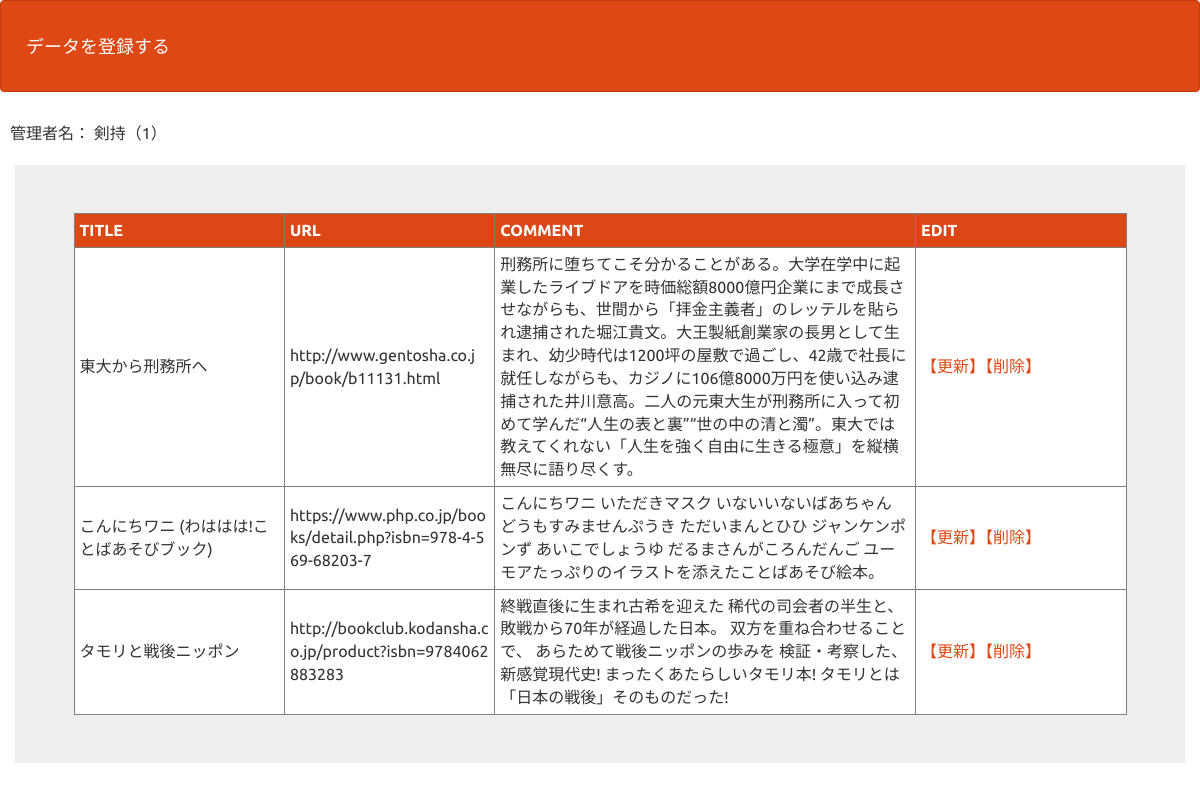
Screenshot of /bm_list_kanri.php (signed in) with the database file from the repository.
### tables this page shows
CREATE TABLE IF NOT EXISTS `gs_bm_table` (
`id` int(12) NOT NULL,
  `name` varchar(64) NOT NULL,
  `url` text NOT NULL,
  `comment` text NOT NULL,
  `date` datetime NOT NULL
);

### bm_list_kanri.php (the view, shortened to what this page needs)
<?php
$pdo = db_con();
$stmt = $pdo->prepare("SELECT * FROM gs_bm_table");
$status = $stmt->execute();
$karni_flg = $_SESSION["kanri_flg"];
$view="";
if($status==false){
  $error = $stmt->errorInfo();
  exit("ErrorQuery:".$error[2]);
}else if($karni_flg==1){
  while( $result = $stmt->fetch(PDO::FETCH_ASSOC)){
      $view .= '<tr style="background:#fff;">';
      $view .= '<td style="padding:5px;">';
      $view .= $result["name"];
      $view .= '</td>';
      $view .= '<td style="padding:5px;">';
      $view .= $result["url"];
      $view .= '</td>';
      $view .= '<td style="padding:5px;">';
      $view .= $result["comment"];
      $view .= '</td>';
      $view .= '<td style="padding:5px;">';
      $view .= '<a href="bm_update_view.php?id='. $result["id"].'">';
      $view .= '【更新】';
      $view .= '</a>';
      $view .= '<a href="bm_delete.php?id='. $result["id"].'">';
      $view .= '【削除】';
      $view .= '</a>';
      $view .= '</td>';
      $view .= '</tr>';
  }
}
?>
    <!DOCTYPE html>
    <html lang="ja">
    <head>
        <link rel="stylesheet" href="css/range.css">
        <link href="css/bootstrap.min.css" rel="stylesheet">
    </head>
    <body id="main">
        <header>
            <nav class="navbar navbar-default">
                <div class="container-fluid">
                    <div class="navbar-header">
                        <a class="navbar-brand" href="index.php">データを登録する</a>
                    </div>
            </nav>
        </header>
        <div>管理者名：
            <?=$_SESSION["name"]?>（<?=$_SESSION["kanri_flg"]?>）</div>
        <div>
            <div class="container jumbotron">
                <table border="1" style="word-break: break-all; word-wrap: break-word; border-collapse: collapse; table-layout: fixed; width: 90%; margin:0 auto;">
                    <tr style="background: #DC4815;">
                        <th style="padding:5px; width: 20%; color: #fff;">TITLE</th>
                        <th style="padding:5px; width: 20%; color: #fff;">URL</th>
                        <th style="padding:5px; width: 40%; color: #fff;">COMMENT</th>
                        <th style="padding:5px; width: 20%; color: #fff;">EDIT</th>
                    </tr>
                    <?=$view?>
                </table>
            </div>
        </div>
    </body>
    </html>

### bm_list_kanri.php (style rules this page uses)
div { padding: 10px; font-size: 16px; }

### rows the page displays
gs_bm_table: value "東大から刑務所へ http://www.gentosha.co.jp/book/b11131.html 刑務所に堕ちてこそ分かることがある。大学在学中に起業したライブドアを時価総額8000億円企業にまで成長させながらも、世間から「拝金主義者」のレッテルを貼られ逮捕された堀江貴文。大王製紙創業家の長男として生まれ、幼少時代は1200坪の屋敷で過ごし、42歳で社長に就任しながらも、カジノに106億8000万円を使い込み逮捕された井川意高。二人の元東大生が刑務所に入って初めて学んだ“人生の表と裏”“世の中の清と濁”。東大では教えてくれない「人生を強く自由に生きる極意」を縦横無尽に語り尽くす。 【更新】 【削除】"
gs_bm_table: value "こんにちワニ (わははは!ことばあそびブック) https://www.php.co.jp/books/detail.php?isbn=978-4-569-68203-7 こんにちワニ いただきマスク いないいないばあちゃん どうもすみませんぷうき ただいまんとひひ ジャンケンポンず あいこでしょうゆ だるまさんがころんだんご ユーモアたっぷりのイラストを添えたことばあそび絵本。 【更新】 【削除】"
gs_bm_table: value "タモリと戦後ニッポン http://bookclub.kodansha.co.jp/product?isbn=9784062883283 終戦直後に生まれ古希を迎えた 稀代の司会者の半生と、 敗戦から70年が経過した日本。 双方を重ね合わせることで、 あらためて戦後ニッポンの歩みを 検証・考察した、新感覚現代史! まったくあたらしいタモリ本! タモリとは「日本の戦後」そのものだった! 【更新】 【削除】"

### other values shown
$_SESSION["name"] "剣持"
$_SESSION["kanri_flg"] "1"
